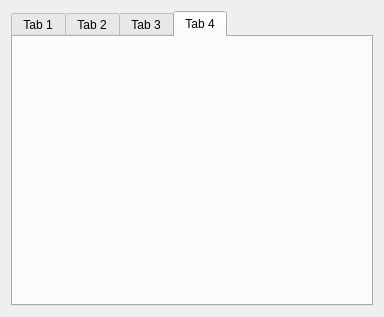
<?xml version="1.0" encoding="UTF-8"?>
<ui version="4.0">
 <class>MainWidget</class>
 <widget class="QWidget" name="MainWidget">
  <property name="geometry">
   <rect>
    <x>0</x>
    <y>0</y>
    <width>384</width>
    <height>317</height>
   </rect>
  </property>
  <property name="windowTitle">
   <string>MainWidget</string>
  </property>
  <layout class="QVBoxLayout" name="verticalLayout">
   <item>
    <widget class="QTabWidget" name="pTabWidget">
     <property name="currentIndex">
      <number>3</number>
     </property>
     <widget class="QWidget" name="pTab1">
      <attribute name="title">
       <string>Tab 1</string>
      </attribute>
     </widget>
     <widget class="QWidget" name="pTab2">
      <attribute name="title">
       <string>Tab 2</string>
      </attribute>
     </widget>
     <widget class="QWidget" name="pTab3">
      <attribute name="title">
       <string>Tab 3</string>
      </attribute>
     </widget>
     <widget class="QWidget" name="pTab4">
      <attribute name="title">
       <string>Tab 4</string>
      </attribute>
     </widget>
    </widget>
   </item>
  </layout>
 </widget>
 <resources/>
 <connections/>
</ui>
